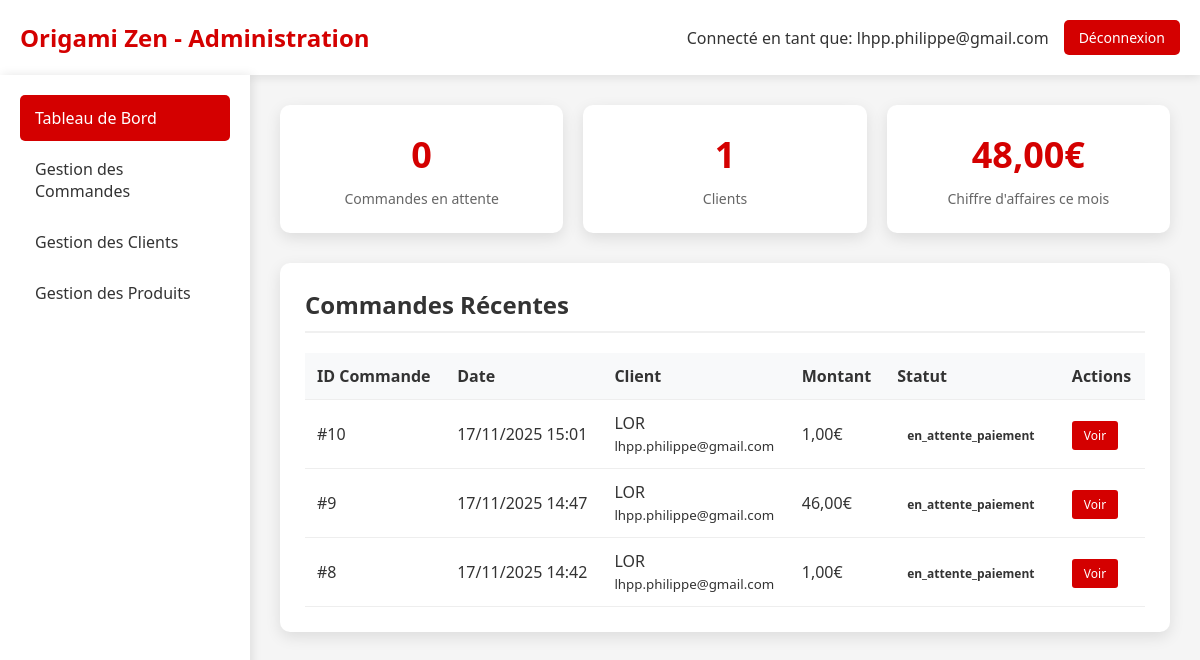
The page /admin_dashboard.php (signed in) on the database as committed earlier.
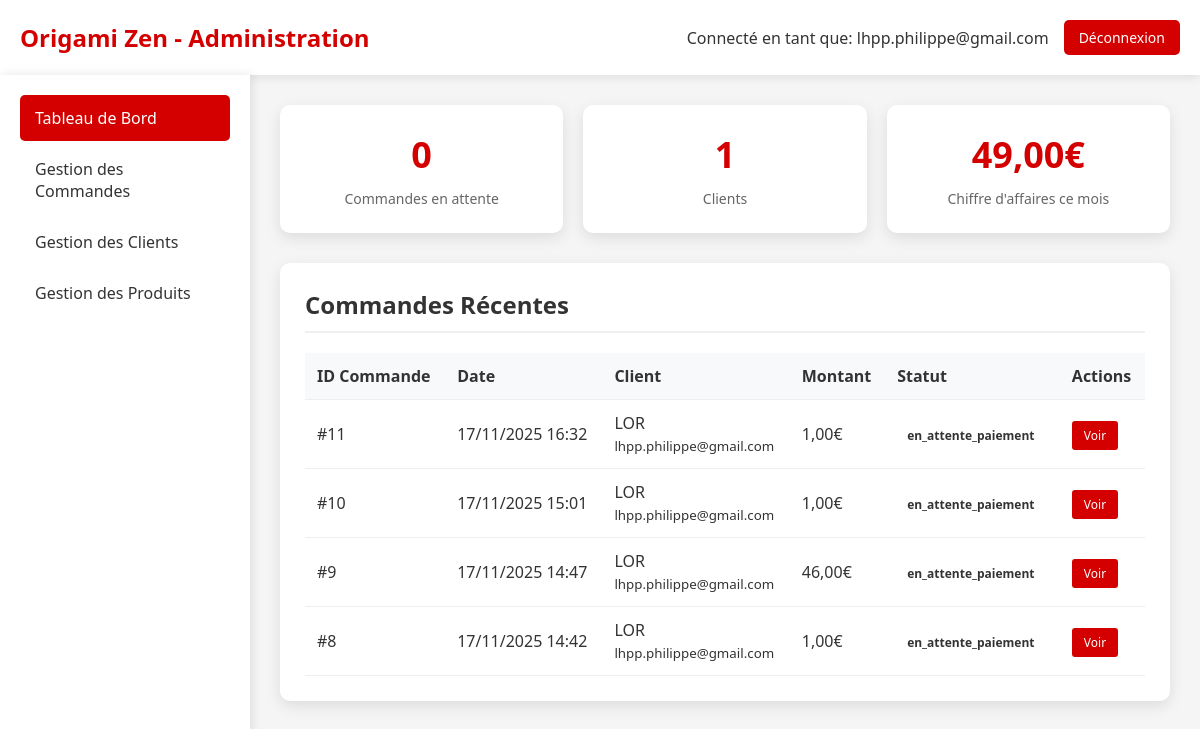
The same page on the database as committed later.
### tables this page shows
CREATE TABLE IF NOT EXISTS `commande` (
  `idCommande` bigint NOT NULL AUTO_INCREMENT,
  `idClient` bigint NOT NULL,
  `idAdresseLivraison` bigint NOT NULL,
  `idAdresseFacturation` bigint DEFAULT NULL,
  `dateCommande` datetime NOT NULL,
  `modeReglement` varchar(20) NOT NULL DEFAULT 'CB',
  `delaiLivraison` date NOT NULL,
  `fraisDePort` double NOT NULL,
  `montantTotal` double NOT NULL,
  `statut` varchar(20) NOT NULL DEFAULT 'en_attente',
  `statut_paiement` enum('en_attente','payee','echec','annulee','rembourse') DEFAULT 'en_attente',
  `idPaiement` int DEFAULT NULL,
  PRIMARY KEY (`idCommande`),
  KEY `Commande_idClient_FK` (`idClient`),
  KEY `Commande_idAdresseLivraison_FK` (`idAdresseLivraison`),
  KEY `idAdresseFacturation` (`idAdresseFacturation`)
);

CREATE TABLE IF NOT EXISTS `client` (
  `idClient` bigint NOT NULL AUTO_INCREMENT,
  `email` varchar(50) NOT NULL,
  `motDePasse` varchar(255) DEFAULT NULL,
  `nom` varchar(50) DEFAULT NULL,
  `prenom` varchar(50) DEFAULT NULL,
  `telephone` varchar(20) DEFAULT NULL,
  `email_confirme` tinyint(1) DEFAULT '0',
  `token_confirmation` varchar(64) DEFAULT NULL,
  `token_expires` datetime DEFAULT NULL,
  `type` enum('temporaire','permanent') DEFAULT 'temporaire',
  `date_creation` datetime DEFAULT CURRENT_TIMESTAMP,
  `session_id` varchar(128) DEFAULT NULL,
  PRIMARY KEY (`idClient`),
  KEY `idx_client_type` (`type`),
  KEY `idx_client_session` (`session_id`),
  KEY `idx_client_date` (`date_creation`)
);

### admin_dashboard.php (the view, shortened to what this page needs)
<?php
$host = 'localhost';
$dbname = 'origami';
$username = 'root';
$password = '';
try {
    $pdo = new PDO("mysql:host=$host;dbname=$dbname;charset=utf8", $username, $password);
    $pdo->setAttribute(PDO::ATTR_ERRMODE, PDO::ERRMODE_EXCEPTION);
    $stmt = $pdo->query("SELECT COUNT(*) FROM Commande WHERE statut = 'en_attente'");
    $commandesEnAttente = $stmt->fetchColumn();
    $stmt = $pdo->query("SELECT COUNT(*) FROM Client WHERE type = 'permanent' OR (type IS NULL AND email NOT LIKE 'temp_%@origamizen.fr')");
    $clientsPermanents = $stmt->fetchColumn();
    $stmt = $pdo->query("SELECT SUM(montantTotal) FROM Commande WHERE MONTH(dateCommande) = MONTH(CURRENT_DATE()) AND YEAR(dateCommande) = YEAR(CURRENT_DATE())");
    $chiffreAffaires = $stmt->fetchColumn() ?? 0;
    $stmt = $pdo->query("
        SELECT c.idCommande, c.dateCommande, c.montantTotal, c.statut,
               cl.nom, cl.prenom, cl.email
        FROM Commande c
        JOIN Client cl ON c.idClient = cl.idClient
        ORDER BY c.dateCommande DESC
        LIMIT 10
    ");
    $commandesRecentes = $stmt->fetchAll(PDO::FETCH_ASSOC);
} catch (PDOException $e) {
    die("Erreur de connexion à la base de données: " . $e->getMessage());
}
?>
<!DOCTYPE html>
<html lang="fr">
<head>
</head>
<body>
    <div class="header">
        <div class="logo">
            <h1>Origami Zen - Administration</h1>
        </div>
        <div class="admin-info">
            <span>Connecté en tant que: <?= htmlspecialchars($_SESSION['admin_email']) ?></span>
            <a href="?logout=1" class="btn-logout">Déconnexion</a>
        </div>
    </div>
    <div class="container">
        <div class="sidebar">
            <a href="admin_dashboard.php" class="nav-item active">Tableau de Bord</a>
            <a href="admin_commandes.php" class="nav-item">Gestion des Commandes</a>
            <a href="admin_clients.php" class="nav-item">Gestion des Clients</a>
            <a href="admin_produits.php" class="nav-item">Gestion des Produits</a>
        </div>
        <div class="main-content">
            <div class="stats-grid">
                <div class="stat-card">
                    <div class="stat-number"><?= $commandesEnAttente ?></div>
                    <div class="stat-label">Commandes en attente</div>
                </div>
                <div class="stat-card">
                    <div class="stat-number"><?= $clientsPermanents ?></div>
                    <div class="stat-label">Clients</div>
                </div>
                <div class="stat-card">
                    <div class="stat-number"><?= number_format($chiffreAffaires, 2, ',', ' ') ?>€</div>
                    <div class="stat-label">Chiffre d'affaires ce mois</div>
                </div>
            </div>
            <div class="section">
                <h2>Commandes Récentes</h2>
                <table>
                    <thead>
                        <tr>
                            <th>ID Commande</th>
                            <th>Date</th>
                            <th>Client</th>
                            <th>Montant</th>
                            <th>Statut</th>
                            <th>Actions</th>
                        </tr>
                    </thead>
                    <tbody>
                        <?php foreach ($commandesRecentes as $commande): ?>
                        <tr>
                            <td>#<?= $commande['idCommande'] ?></td>
                            <td><?= date('d/m/Y H:i', strtotime($commande['dateCommande'])) ?></td>
                            <td><?= htmlspecialchars($commande['prenom'] . ' ' . $commande['nom']) ?><br><small><?= htmlspecialchars($commande['email']) ?></small></td>
                            <td><?= number_format($commande['montantTotal'], 2, ',', ' ') ?>€</td>
                            <td>
                                <span class="status-badge status-<?= $commande['statut'] ?>">
                                    <?= $commande['statut'] ?>
                                </span>
                            </td>
                            <td>
                                <a href="admin_commande_detail.php?id=<?= $commande['idCommande'] ?>" class="btn-action">Voir</a>
                            </td>
                        </tr>
                        <?php endforeach; ?>
                    </tbody>
                </table>
            </div>
        </div>
    </div>
</body>
</html>

Rows that differ between the two databases and show on the page:
added commande: idCommande "11", dateCommande "17/11/2025 16:32", idClient.nom "LOR", idClient.email "lhpp.philippe@gmail.com", montantTotal "1,00", statut "en_attente_paiement"
Other text that changed with them:
$chiffreAffaires: "48,00" → "49,00"
